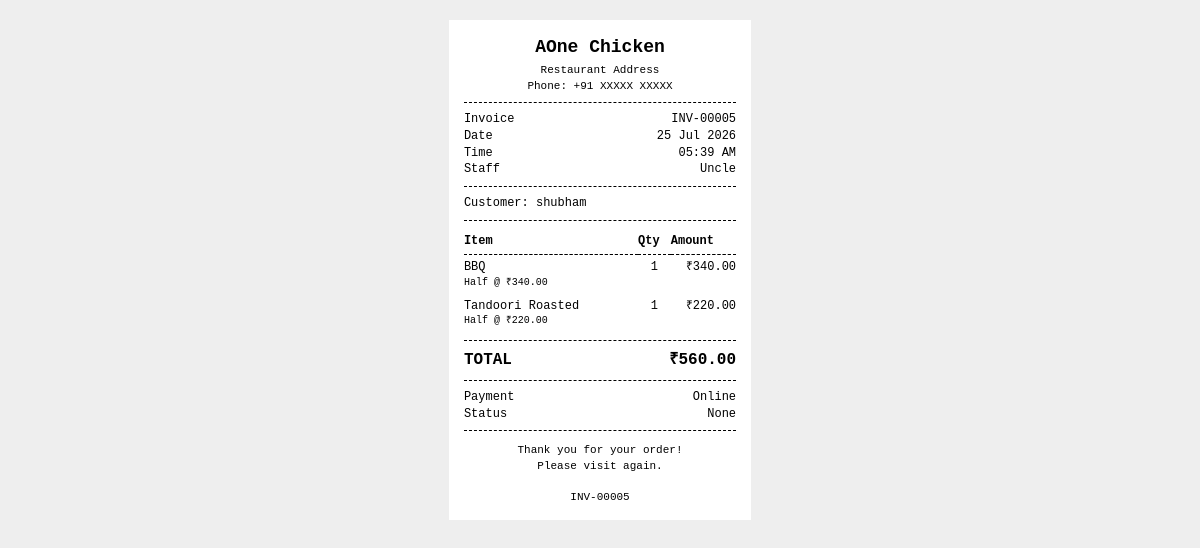
The app's page /demo/generate_invoice/5/ with its own data.
### Demo/models/orders.py (models this page shows, shortened)
class Order(models.Model):
    STATUS_CHOICES=(
        ("Preparing","preparing"),
        ("Accepted","accepted"),
        ("Ready To Collect","ready to collect"),
        ("Delivered","delivered")
    )
    PAYMENT_STATUS_CHOICES=(
        ("Pending","pending"),
        ("Paid","paid")
    )
    PAYMENT_TYPE=(
        ("Online","online"),
        ("Offline","offline")
    )
    CustName = models.CharField(
        max_length=100,
        null=True,
        blank=True
    )
    Phone = models.CharField(
        max_length=15,
        null=True,
        blank=True
    )
    Items= models.JSONField(
        default=list,
        blank=True,
        null=True
    )
    Total = models.DecimalField(
        max_digits=10,
        decimal_places=2,
        validators=[MinValueValidator(Decimal('0.01'))],
        null=True,
        blank=True
    )
    Car_number = models.CharField(
        max_length=20,
        null=True,
        blank=True
    )
    Table_number = models.PositiveIntegerField(
        null=True,
        blank=True
    )
    Status = models.CharField(
        max_length=20,
        choices=STATUS_CHOICES,
        default='Preparing'
    )
    Staff = models.CharField(
        null=True,
        blank=True
    )
    Payment_Status = models.CharField(
        max_length=20,
        choices=PAYMENT_STATUS_CHOICES,
        blank=True,
        null=True
    )
    Payment_Type = models.CharField(
        max_length=10,
        choices=PAYMENT_TYPE,
        blank=True,
        null=True
    )
    created_at = models.DateTimeField(
        auto_now_add=True
    )

### Demo/views/invoice_views.py (the view)
# urls.py: path('generate_invoice/<int:order_id>/',generate_invoice,name="generate_bill")
def generate_invoice(
        request,
        order_id
):
    invoice = Invoice_Service.generate_bill(
        order_id=order_id
    )
    return render(
        request,
        "invoice.html",
        {
            "invoice": invoice
        }
    )

### Demo/selectors/order_selector.py (called while the page is built)
def get_order_by_id(
        order_id
):
    return (
        Order.objects
        .get(id=order_id)
    )

### Demo/services/invoice_services.py (called while the page is built)
    @staticmethod
    def generate_bill(order_id):
        order = get_order_by_id(order_id)
        invoice = {
            "invoice_number": f"INV-{order.id:05d}",
            "customer": {
                "name": order.CustName,
                "phone": order.Phone,
                "car_number": order.Car_number,
                "table_number": order.Table_number,
            },
            "items": order.Items,
            "total": order.Total,
            "order": {
                "status": order.Status,
                "staff": order.Staff,
                "payment_status": order.Payment_Status,
                "payment_type": order.Payment_Type,
                "created_at": order.created_at,
            }
        }
        return invoice

### Demo/templates/invoice.html (shortened to what this page needs)
<!DOCTYPE html>
<html lang="en">
<head>
</head>
<body>
<div class="receipt">
    <div class="center">
        <div class="restaurant-name">
            AOne Chicken
        </div>
        <div class="restaurant-info">
            Restaurant Address
        </div>
        <div class="restaurant-info">
            Phone: +91 XXXXX XXXXX
        </div>
    </div>
    <div class="divider"></div>
    <div class="info-row">
        <span>Invoice</span>
        <span>
            {{ invoice.invoice_number }}
        </span>
    </div>
    <div class="info-row">
        <span>Date</span>
        <span>
            {{ invoice.order.created_at|date:"d M Y" }}
        </span>
    </div>
    <div class="info-row">
        <span>Time</span>
        <span>
            {{ invoice.order.created_at|time:"h:i A" }}
        </span>
    </div>
    {% if invoice.order.staff %}
        <div class="info-row">
            <span>Staff</span>
            <span>
                {{ invoice.order.staff }}
            </span>
        </div>
    {% endif %}
    <div class="divider"></div>
    {% if invoice.customer.name %}
        <div>
            Customer:
            {{ invoice.customer.name }}
        </div>
    {% endif %}
    <div class="divider"></div>
    <table class="items-table">
        <thead>
            <tr>
                <th class="item-name">
                    Item
                </th>
                <th class="qty">
                    Qty
                </th>
                <th class="price">
                    Amount
                </th>
            </tr>
        </thead>
        <tbody>
            {% for item in invoice.items %}
                <tr>
                    <td class="item-name">
                        {{ item.name }}
                        {% if item.size %}
                            <span class="item-size">
                                {{ item.size }}
                                @ ₹{{ item.unit_price }}
                            </span>
                        {% endif %}
                    </td>
                    <td class="qty">
                        {{ item.qty }}
                    </td>
                    <td class="price">
                        ₹{{ item.subtotal }}
                    </td>
                </tr>
            {% empty %}
                <tr>
                    <td colspan="3">
                        No items
                    </td>
                </tr>
            {% endfor %}
        </tbody>
    </table>
    <div class="divider"></div>
    <div class="total-row">
        <span>
            TOTAL
        </span>
        <span>
            ₹{{ invoice.total }}
        </span>
    </div>
    <div class="divider"></div>
    <div class="info-row">
        <span>Payment</span>
        <span>
            {{ invoice.order.payment_type }}
        </span>
    </div>
    <div class="info-row">
        <span>Status</span>
        <span>
            {{ invoice.order.payment_status }}
        </span>
    </div>
    <div class="divider"></div>
    <div class="footer">
        Thank you for your order!
        <br>
        Please visit again.
        <br><br>
        {{ invoice.invoice_number }}
    </div>
</div>
</body>
</html>

### Demo/templates/invoice.html (style rules this page uses)
* { box-sizing: border-box; }
body { margin: 0; padding: 0; background: #eeeeee; font-family: "Courier New", monospace; color: #000; }
.receipt { width: 80mm; min-height: 100mm; margin: 20px auto; padding: 4mm; background: white; font-size: 12px; line-height: 1.4; }
.center { text-align: center; }
.restaurant-name { font-size: 18px; font-weight: bold; margin-bottom: 3px; }
.restaurant-info { font-size: 11px; }
.divider { border-top: 1px dashed #000; margin: 8px 0; }
.info-row { display: flex; justify-content: space-between; gap: 10px; }
.info-row span:last-child { text-align: right; }
.items-table { width: 100%; border-collapse: collapse; }
.items-table th { text-align: left; border-bottom: 1px dashed #000; padding: 4px 0; }
.items-table td { padding: 4px 0; vertical-align: top; }
.qty { text-align: center; width: 12%; }
.price { text-align: right; width: 24%; }
.item-name { width: 64%; }
.item-size { display: block; font-size: 10px; }
.total-row { display: flex; justify-content: space-between; font-size: 16px; font-weight: bold; margin-top: 5px; }
.footer { margin-top: 12px; text-align: center; font-size: 11px; }

### records on screen
Order: order.created_at "25 Jul 2026", order.created_at "05:39 AM", order.staff "Uncle", customer.name "shubham", total "560.00", order.payment_type "Online"

### other values on screen
{{ invoice.invoice_number }} "INV-00005"
{{ item.name }} "BBQ" "Tandoori Roasted"
{{ item.size }} "Half" "Half"
{{ item.unit_price }} "340.00" "220.00"
{{ item.qty }} "1" "1"
{{ item.subtotal }} "340.00" "220.00"
{{ invoice.order.payment_status }} "None"
